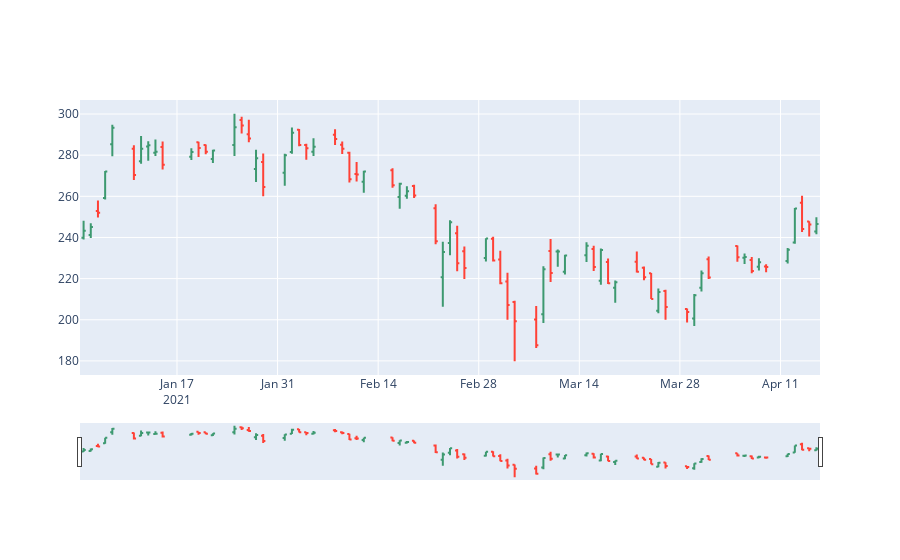

Notebook code cell kept with this figure:
### Code cell
# OHLC chart of 2021
trace = go.Ohlc(x=tesla['2021'].index,
                open=tesla['2021'].Open,
                high=tesla['2021'].High,
                low=tesla['2021'].Low,
                close=tesla['2021'].Close)
data = [trace]
iplot(data, filename='simple_ohlc')
